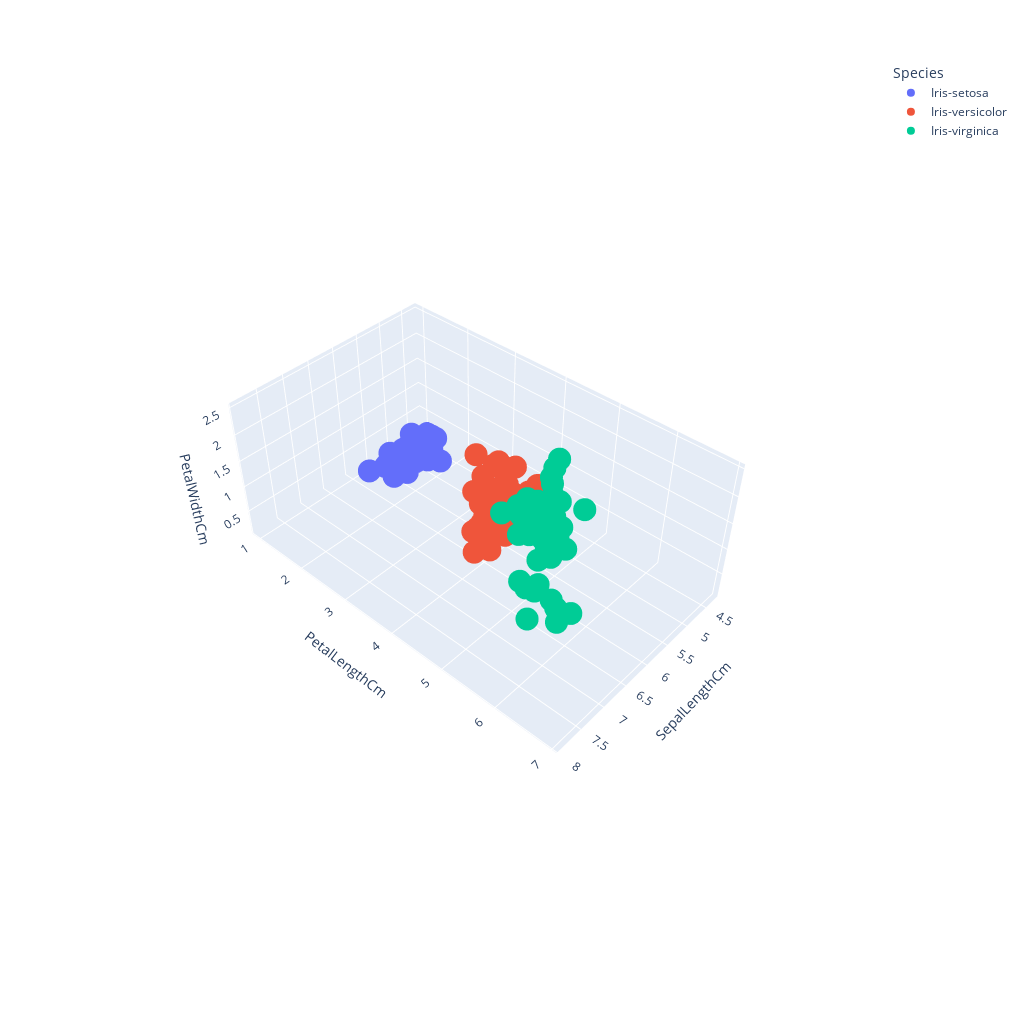

Write notebook code for a chart like this one.
### Code cell
fig = px.scatter_3d(donnees.reset_index(), 
                    x='SepalLengthCm', 
                    y='PetalLengthCm', 
                    z='PetalWidthCm',
                    color='Species',
#                     size=100+donnees3d.reset_index().Altitude,
#                     symbol=donnees.CD23.cat.codes,
                    # text='Nom',
                    width=1024,
                    height=1024,
                   )

fig.show()

### Figure 1 — Plotly figure (JSON) as saved in the notebook; plotly's stock layout.template omitted (floating-point values rounded to 4 significant figures)
{"data": [{"hovertemplate": "Species=Iris-setosa<br>SepalLengthCm=%{x}<br>PetalLengthCm=%{y}<br>PetalWidthCm=%{z}<extra></extra>", "legendgroup": "Iris-setosa", "marker": {"color": "#636efa", "symbol": "circle"}, "mode": "markers", "name": "Iris-setosa", "scene": "scene", "showlegend": true, "type": "scatter3d", "x": [5.1, 4.9, 4.7, 4.6, 5, 5.4, 4.6, 5, 4.4, 4.9, 5.4, 4.8, 4.8, 4.3, 5.8, 5.7, 5.4, 5.1, 5.7, 5.1, 5.4, 5.1, 4.6, 5.1, 4.8, 5, 5, 5.2, 5.2, 4.7, 4.8, 5.4, 5.2, 5.5, 4.9, 5, 5.5, 4.9, 4.4, 5.1, 5, 4.5, 4.4, 5, 5.1, 4.8, 5.1, 4.6, 5.3, 5], "y": [1.4, 1.4, 1.3, 1.5, 1.4, 1.7, 1.4, 1.5, 1.4, 1.5, 1.5, 1.6, 1.4, 1.1, 1.2, 1.5, 1.3, 1.4, 1.7, 1.5, 1.7, 1.5, 1, 1.7, 1.9, 1.6, 1.6, 1.5, 1.4, 1.6, 1.6, 1.5, 1.5, 1.4, 1.5, 1.2, 1.3, 1.5, 1.3, 1.5, 1.3, 1.3, 1.3, 1.6, 1.9, 1.4, 1.6, 1.4, 1.5, 1.4], "z": [0.2, 0.2, 0.2, 0.2, 0.2, 0.4, 0.3, 0.2, 0.2, 0.1, 0.2, 0.2, 0.1, 0.1, 0.2, 0.4, 0.4, 0.3, 0.3, 0.3, 0.2, 0.4, 0.2, 0.5, 0.2, 0.2, 0.4, 0.2, 0.2, 0.2, 0.2, 0.4, 0.1, 0.2, 0.1, 0.2, 0.2, 0.1, 0.2, 0.2, 0.3, 0.3, 0.2, 0.6, 0.4, 0.3, 0.2, 0.2, 0.2, 0.2]}, {"hovertemplate": "Species=Iris-versicolor<br>SepalLengthCm=%{x}<br>PetalLengthCm=%{y}<br>PetalWidthCm=%{z}<extra></extra>", "legendgroup": "Iris-versicolor", "marker": {"color": "#EF553B", "symbol": "circle"}, "mode": "markers", "name": "Iris-versicolor", "scene": "scene", "showlegend": true, "type": "scatter3d", "x": [7, 6.4, 6.9, 5.5, 6.5, 5.7, 6.3, 4.9, 6.6, 5.2, 5, 5.9, 6, 6.1, 5.6, 6.7, 5.6, 5.8, 6.2, 5.6, 5.9, 6.1, 6.3, 6.1, 6.4, 6.6, 6.8, 6.7, 6, 5.7, 5.5, 5.5, 5.8, 6, 5.4, 6, 6.7, 6.3, 5.6, 5.5, 5.5, 6.1, 5.8, 5, 5.6, 5.7, 5.7, 6.2, 5.1, 5.7], "y": [4.7, 4.5, 4.9, 4, 4.6, 4.5, 4.7, 3.3, 4.6, 3.9, 3.5, 4.2, 4, 4.7, 3.6, 4.4, 4.5, 4.1, 4.5, 3.9, 4.8, 4, 4.9, 4.7, 4.3, 4.4, 4.8, 5, 4.5, 3.5, 3.8, 3.7, 3.9, 5.1, 4.5, 4.5, 4.7, 4.4, 4.1, 4, 4.4, 4.6, 4, 3.3, 4.2, 4.2, 4.2, 4.3, 3, 4.1], "z": [1.4, 1.5, 1.5, 1.3, 1.5, 1.3, 1.6, 1, 1.3, 1.4, 1, 1.5, 1, 1.4, 1.3, 1.4, 1.5, 1, 1.5, 1.1, 1.8, 1.3, 1.5, 1.2, 1.3, 1.4, 1.4, 1.7, 1.5, 1, 1.1, 1, 1.2, 1.6, 1.5, 1.6, 1.5, 1.3, 1.3, 1.3, 1.2, 1.4, 1.2, 1, 1.3, 1.2, 1.3, 1.3, 1.1, 1.3]}, {"hovertemplate": "Species=Iris-virginica<br>SepalLengthCm=%{x}<br>PetalLengthCm=%{y}<br>PetalWidthCm=%{z}<extra></extra>", "legendgroup": "Iris-virginica", "marker": {"color": "#00cc96", "symbol": "circle"}, "mode": "markers", "name": "Iris-virginica", "scene": "scene", "showlegend": true, "type": "scatter3d", "x": [6.3, 5.8, 7.1, 6.3, 6.5, 7.6, 4.9, 7.3, 6.7, 7.2, 6.5, 6.4, 6.8, 5.7, 5.8, 6.4, 6.5, 7.7, 7.7, 6, 6.9, 5.6, 7.7, 6.3, 6.7, 7.2, 6.2, 6.1, 6.4, 7.2, 7.4, 7.9, 6.4, 6.3, 6.1, 7.7, 6.3, 6.4, 6, 6.9, 6.7, 6.9, 5.8, 6.8, 6.7, 6.7, 6.3, 6.5, 6.2, 5.9], "y": [6, 5.1, 5.9, 5.6, 5.8, 6.6, 4.5, 6.3, 5.8, 6.1, 5.1, 5.3, 5.5, 5, 5.1, 5.3, 5.5, 6.7, 6.9, 5, 5.7, 4.9, 6.7, 4.9, 5.7, 6, 4.8, 4.9, 5.6, 5.8, 6.1, 6.4, 5.6, 5.1, 5.6, 6.1, 5.6, 5.5, 4.8, 5.4, 5.6, 5.1, 5.1, 5.9, 5.7, 5.2, 5, 5.2, 5.4, 5.1], "z": [2.5, 1.9, 2.1, 1.8, 2.2, 2.1, 1.7, 1.8, 1.8, 2.5, 2, 1.9, 2.1, 2, 2.4, 2.3, 1.8, 2.2, 2.3, 1.5, 2.3, 2, 2, 1.8, 2.1, 1.8, 1.8, 1.8, 2.1, 1.6, 1.9, 2, 2.2, 1.5, 1.4, 2.3, 2.4, 1.8, 1.8, 2.1, 2.4, 2.3, 1.9, 2.3, 2.5, 2.3, 1.9, 2, 2.3, 1.8]}], "layout": {"height": 1024, "legend": {"title": {"text": "Species"}, "tracegroupgap": 0}, "margin": {"t": 60}, "scene": {"aspectmode": "auto", "aspectratio": {"x": 0.9709, "y": 1.591, "z": 0.6473}, "camera": {"center": {"x": 0, "y": 0, "z": 0}, "eye": {"x": 2.23, "y": 2.03, "z": 2.618}, "projection": {"type": "perspective"}, "up": {"x": 0, "y": 0, "z": 1}}, "domain": {"x": [0, 1], "y": [0, 1]}, "xaxis": {"title": {"text": "SepalLengthCm"}, "type": "linear"}, "yaxis": {"title": {"text": "PetalLengthCm"}, "type": "linear"}, "zaxis": {"title": {"text": "PetalWidthCm"}, "type": "linear"}}, "width": 1024}}
